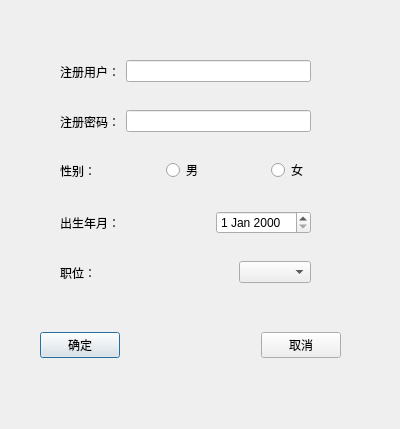
<?xml version="1.0" encoding="UTF-8"?>
<ui version="4.0">
 <class>Dialog</class>
 <widget class="QDialog" name="Dialog">
  <property name="geometry">
   <rect>
    <x>0</x>
    <y>0</y>
    <width>400</width>
    <height>429</height>
   </rect>
  </property>
  <property name="windowTitle">
   <string>注册</string>
  </property>
  <property name="styleSheet">
   <string notr="true">QDialog{
	background-color: qconicalgradient(cx:0.5, cy:0.5, angle:0, stop:0 rgba(35, 40, 3, 255), stop:0.16 rgba(136, 106, 22, 255), stop:0.225 rgba(166, 140, 41, 255), stop:0.285 rgba(204, 181, 74, 255), stop:0.345 rgba(235, 219, 102, 255), stop:0.415 rgba(245, 236, 112, 255), stop:0.52 rgba(209, 190, 76, 255), stop:0.57 rgba(187, 156, 51, 255), stop:0.635 rgba(168, 142, 42, 255), stop:0.695 rgba(202, 174, 68, 255), stop:0.75 rgba(218, 202, 86, 255), stop:0.815 rgba(208, 187, 73, 255), stop:0.88 rgba(187, 156, 51, 255), stop:0.935 rgba(137, 108, 26, 255), stop:1 rgba(35, 40, 3, 255));
}</string>
  </property>
  <widget class="QWidget" name="widget" native="true">
   <property name="geometry">
    <rect>
     <x>60</x>
     <y>250</y>
     <width>251</width>
     <height>45</height>
    </rect>
   </property>
   <layout class="QHBoxLayout" name="horizontalLayout">
    <item>
     <widget class="QLabel" name="label_5">
      <property name="text">
       <string>职位：</string>
      </property>
     </widget>
    </item>
    <item>
     <spacer name="horizontalSpacer_3">
      <property name="orientation">
       <enum>Qt::Horizontal</enum>
      </property>
      <property name="sizeHint" stdset="0">
       <size>
        <width>80</width>
        <height>20</height>
       </size>
      </property>
     </spacer>
    </item>
    <item>
     <widget class="QComboBox" name="comboBox"/>
    </item>
   </layout>
  </widget>
  <widget class="QWidget" name="widget_2" native="true">
   <property name="geometry">
    <rect>
     <x>60</x>
     <y>200</y>
     <width>251</width>
     <height>45</height>
    </rect>
   </property>
   <layout class="QHBoxLayout" name="horizontalLayout_2">
    <item>
     <widget class="QLabel" name="label_4">
      <property name="text">
       <string>出生年月：</string>
      </property>
     </widget>
    </item>
    <item>
     <spacer name="horizontalSpacer_2">
      <property name="orientation">
       <enum>Qt::Horizontal</enum>
      </property>
      <property name="sizeHint" stdset="0">
       <size>
        <width>29</width>
        <height>20</height>
       </size>
      </property>
     </spacer>
    </item>
    <item>
     <widget class="QDateEdit" name="edit_Date"/>
    </item>
   </layout>
  </widget>
  <widget class="QWidget" name="widget_3" native="true">
   <property name="geometry">
    <rect>
     <x>60</x>
     <y>150</y>
     <width>311</width>
     <height>41</height>
    </rect>
   </property>
   <layout class="QHBoxLayout" name="horizontalLayout_6">
    <item>
     <widget class="QLabel" name="label_3">
      <property name="text">
       <string>性别：</string>
      </property>
     </widget>
    </item>
    <item>
     <widget class="QRadioButton" name="radioButton">
      <property name="text">
       <string>男</string>
      </property>
     </widget>
    </item>
    <item>
     <widget class="QRadioButton" name="radioButton_2">
      <property name="text">
       <string>女</string>
      </property>
     </widget>
    </item>
   </layout>
  </widget>
  <widget class="QWidget" name="widget_6" native="true">
   <property name="geometry">
    <rect>
     <x>40</x>
     <y>320</y>
     <width>301</width>
     <height>50</height>
    </rect>
   </property>
   <layout class="QHBoxLayout" name="horizontalLayout_3">
    <item>
     <widget class="QPushButton" name="pushButton">
      <property name="text">
       <string>确定</string>
      </property>
     </widget>
    </item>
    <item>
     <spacer name="horizontalSpacer">
      <property name="orientation">
       <enum>Qt::Horizontal</enum>
      </property>
      <property name="sizeHint" stdset="0">
       <size>
        <width>76</width>
        <height>20</height>
       </size>
      </property>
     </spacer>
    </item>
    <item>
     <widget class="QPushButton" name="pushButton_2">
      <property name="text">
       <string>取消</string>
      </property>
     </widget>
    </item>
   </layout>
  </widget>
  <widget class="QWidget" name="widget_5" native="true">
   <property name="geometry">
    <rect>
     <x>60</x>
     <y>50</y>
     <width>251</width>
     <height>43</height>
    </rect>
   </property>
   <layout class="QHBoxLayout" name="horizontalLayout_5">
    <item>
     <widget class="QLabel" name="label">
      <property name="text">
       <string>注册用户：</string>
      </property>
     </widget>
    </item>
    <item>
     <widget class="QLineEdit" name="edit_Name"/>
    </item>
   </layout>
  </widget>
  <widget class="QWidget" name="widget_4" native="true">
   <property name="geometry">
    <rect>
     <x>60</x>
     <y>100</y>
     <width>251</width>
     <height>43</height>
    </rect>
   </property>
   <layout class="QHBoxLayout" name="horizontalLayout_4">
    <item>
     <widget class="QLabel" name="label_2">
      <property name="text">
       <string>注册密码：</string>
      </property>
     </widget>
    </item>
    <item>
     <widget class="QLineEdit" name="edit_Password">
      <property name="echoMode">
       <enum>QLineEdit::Password</enum>
      </property>
     </widget>
    </item>
   </layout>
  </widget>
 </widget>
 <resources/>
 <connections/>
</ui>
